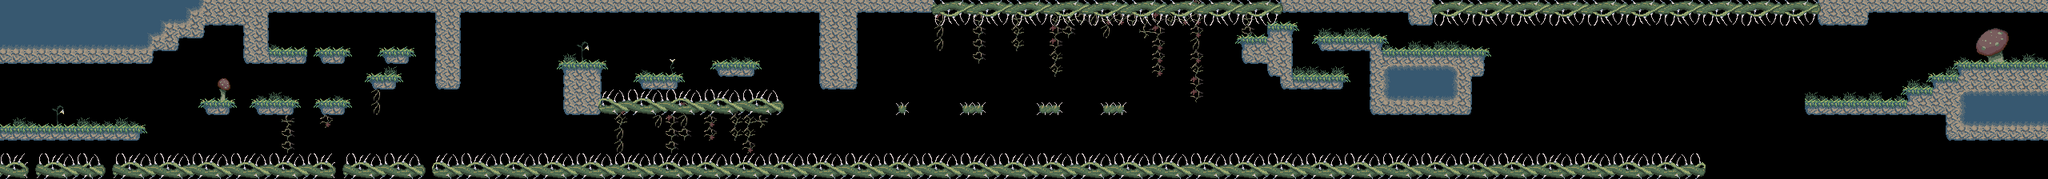

Tiled map render using the project's own tile images. Description and the map definition, with tile-layer contents summarised, below:
An orthogonal 160x14 tile map with 16x16 px tiles, 3 tile layers (FarBack, NearBack, Ground) and 10 objects (2x entrance, 2x exit, 2x pushyMonster, 2x blockMonster, firePlant, ...).

<map version="1.0" orientation="orthogonal" width="160" height="14" tilewidth="16" tileheight="16">
 <properties>
  <property name="name" value="Rider" />
 </properties>
 <tileset firstgid="1" source="tiles.tsx" />
 <layer name="FarBack" width="160" height="14">
  <data>[2240 cells, 139 non-empty, 27 distinct tile ids]</data>
 </layer>
 <layer name="NearBack" width="160" height="14">
  <data>[2240 cells, 149 non-empty, 18 distinct tile ids]</data>
 </layer>
 <layer name="Ground" width="160" height="14">
  <data>[2240 cells, 788 non-empty, 45 distinct tile ids]</data>
 </layer>
 <objectgroup name="Connections" width="160" height="14">
  <object name="left" type="entrance" x="16" y="128" width="32" height="32" />
  <object type="exit" x="0" y="80" width="16" height="80">
   <properties>
    <property name="entrance" value="right" />
    <property name="from" value="right" />
    <property name="to" value="portcullis" />
   </properties>
  </object>
  <object type="exit" x="2544" y="16" width="16" height="64">
   <properties>
    <property name="entrance" value="left" />
    <property name="from" value="left" />
    <property name="to" value="chasm" />
   </properties>
  </object>
  <object name="right" type="entrance" x="2512" y="48" width="32" height="32" />
 </objectgroup>
 <objectgroup name="Spawns" width="160" height="14">
  <object type="firePlant" x="128" y="112" width="48" height="48" />
  <object type="pushyMonster" x="176" y="176" width="32" height="16">
   <properties>
    <property name="facing" value="right" />
    <property name="state" value="water" />
   </properties>
  </object>
  <object type="blockMonster" x="208" y="144" width="48" height="48">
   <properties>
    <property name="size" value="large" />
   </properties>
  </object>
  <object type="fireRoot" x="376" y="16" width="32" height="32" />
  <object type="blockMonster" x="376" y="48" width="16" height="16">
   <properties>
    <property name="size" value="small" />
   </properties>
  </object>
  <object type="pushyMonster" x="64" y="176" width="32" height="16">
   <properties>
    <property name="facing" value="right" />
    <property name="state" value="normal" />
   </properties>
  </object>
 </objectgroup>
</map>
